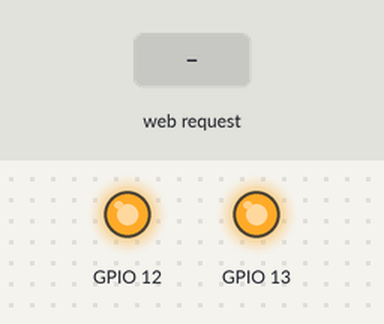
Recording of a sketch running on a simulated ESP8266 (NodeMCU). Shown: output pins drawn as LEDs (lit = HIGH). Inputs (shaded band) come from the test bench. WiFi joins after 1.5 s; servers stay silent unless stated; what the sketch prints to the serial monitor is not drawn.

Above: at 2.7 s.
2.8 s: HTTP request GET /light1on received
At 3.2 s:
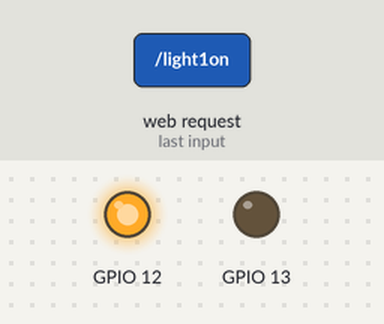
4.3 s: HTTP request GET /light2on received
At 5.5 s:
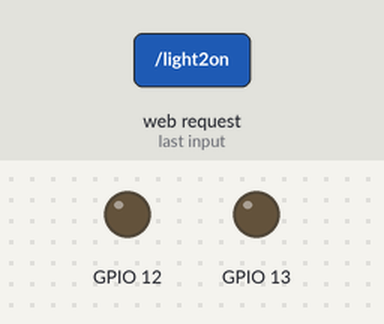
5.8 s: HTTP request GET /light1off received
At 6.6 s:
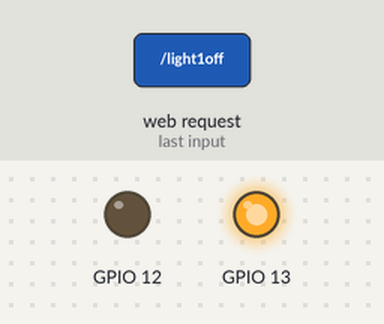
7.3 s: HTTP request GET /light2off received
At 7.8 s:
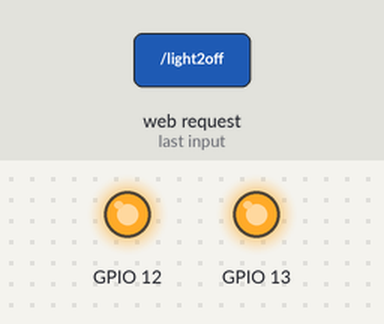
Timing chart, 0 to 9.8 s (numbered marks = the images above; inputs shaded):
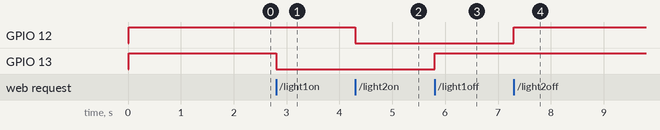

Measured:
- after the input at 2.8 s, GPIO 13: HIGH → LOW at once
- after the input at 4.3 s, GPIO 12: HIGH → LOW at once
- after the input at 5.8 s, GPIO 13: LOW → HIGH at once
- after the input at 7.3 s, GPIO 12: LOW → HIGH at once

The sketch:

WifiAccessPointHome.ino
```cpp
#include <ESP8266WiFi.h>

const char* ssid = "MyAccessPointHome";
const char* password = "passwordHome";

WiFiServer server(80);

void setup() {
  Serial.begin(115200);
  delay(10);
  pinMode(13, OUTPUT);
  pinMode(12, OUTPUT);
  digitalWrite(13, HIGH);
  digitalWrite(12, HIGH);

  // Connect to WiFi network
  Serial.println();
  Serial.println();
  Serial.print("Connecting to ");
  Serial.println(ssid);

  WiFi.begin(ssid, password);

  while (WiFi.status() != WL_CONNECTED) {
    delay(500);
    Serial.print(".");
  }
  Serial.println("");
  Serial.println("WiFi connected");

  // Start the server
  server.begin();
  Serial.println("Server started");

  // Print the IP address
  Serial.print("Use this URL to connect: ");
  Serial.print("http://");
  Serial.print(WiFi.localIP());
  Serial.println("/");

}

void loop() {
  // Check if a client has connected
  WiFiClient client = server.available();
  if (!client) {
    return;
  }

  // Wait until the client sends some data
  Serial.println("new client");
  while (!client.available()) {
    delay(1);
  }

  // Read the first line of the request
  String request = client.readStringUntil('\r');
  Serial.println(request);
  client.flush();

  // Match the request

  if (request.indexOf("/light1off") > 0)  {
    digitalWrite(13, HIGH);
  }
  if (request.indexOf("/light1on") > 0)  {
    digitalWrite(13, LOW);
  }

  if (request.indexOf("/light2on") > 0)  {
    digitalWrite(12, LOW);

  }
  if (request.indexOf("/light2off") > 0)  {
    digitalWrite(12, HIGH);
  }
  // Set ledPin according to the request
  //digitalWrite(ledPin, value);

  // Return the response
  client.println("HTTP/1.1 200 OK");
  client.println("Content-Type: text/html");
  client.println(""); //  do not forget this one
  client.println("<!DOCTYPE HTML>");
  client.println("<html>");
  client.println("<head>");
  client.println("<meta name='apple-mobile-web-app-capable' content='yes' />");
  client.println("<meta name='apple-mobile-web-app-status-bar-style' content='black-translucent' />");
  client.println("</head>");
  client.println("<body bgcolor = \"#f7e6ec\">");
  client.println("<hr/><hr>");
  client.println("<h4><center> Esp8266 Electrical Device Control </center></h4>");
  client.println("<hr/><hr>");
  client.println("<br><br>");
  client.println("<br><br>");
  client.println("<center>");
  client.println("Device 1");
  client.println("<a href=\"/light1on\"\"><button>Turn On </button></a>");
  client.println("<a href=\"/light1off\"\"><button>Turn Off </button></a><br />");
  client.println("</center>");
  client.println("<br><br>");
  client.println("<center>");
  client.println("Device 2");
  client.println("<a href=\"/light2on\"\"><button>Turn On </button></a>");
  client.println("<a href=\"/light2off\"\"><button>Turn Off </button></a><br />");
  client.println("</center>");
  client.println("<br><br>");
  client.println("<center>");
  client.println("<table border=\"5\">");
  client.println("<tr>");

  //Check Light Status
  if (digitalRead(13)){
    client.print("<td>Light 1 is ON</td>");
  }else{
    client.print("<td>Light 1 is OFF</td>");
  }

  if (digitalRead(12)){
    client.print("<td>Light 2 is ON</td>");
  }else{
    client.print("<td>Light 2 is OFF</td>");
  }

  client.println("</tr>");
  client.println("</table>");
  client.println("</center>");
  client.println("</html>");
  delay(1);
  Serial.println("Client disonnected");
  Serial.println("");

}
```
